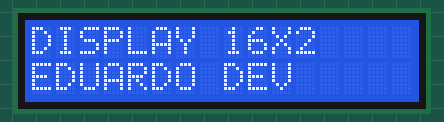
Bench run of a program on a simulated Raspberry Pi (BCM pin numbers). Shown: 16×2 character LCD. What the program prints to the terminal is not drawn.

Above: at 0.1 s.
At 2.1 s:
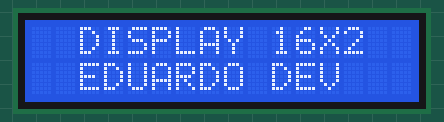
At 3.1 s:
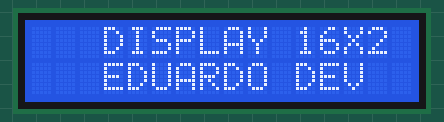
At 4.1 s:
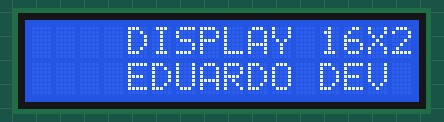
At 7.1 s:
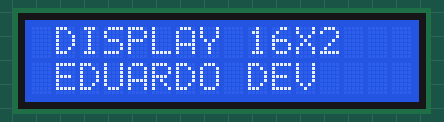

Measured:
- by itself, everything shown: repeats every 8.0 s, in 8 steps
- what the display in image 1 shows lasts 1.0 s, from 2.1 s to 3.1 s

The program:

testa_display.py
```python
#Programa: Testa o display 16x2
#Autor: Eduardo Araujo Dev

import RPi.GPIO as GPIO
import Adafruit_CharLCD as LCD
import time

tempo = 1

lcd_rs        = 18
lcd_en        = 23
lcd_d4        = 12
lcd_d5        = 16
lcd_d6        = 20
lcd_d7        = 21
lcd_backlight = 4

lcd_colunas = 16
lcd_linhas  = 2

lcd = LCD.Adafruit_CharLCD(lcd_rs, lcd_en, lcd_d4, lcd_d5, lcd_d6, lcd_d7, lcd_colunas, lcd_linhas, lcd_backlight)

print 'Pressione Ctrl-C para encerrar a aplicacao.'

try:
	while True:
		lcd.clear()

		message = 'DISPLAY 16X2'
		lcd.message(message);
		lcd.message('\nEDUARDO DEV')

		for i in range(lcd_colunas-len(message)):
			time.sleep(tempo)
			lcd.move_right()

		for i in range(lcd_colunas-len(message)):
			time.sleep(tempo)
			lcd.move_left()
except KeyboardInterrupt:
	print 'Ctrl+C capturado, encerrando aplicacao.'

	lcd.clear()
	GPIO.cleanup()
```
